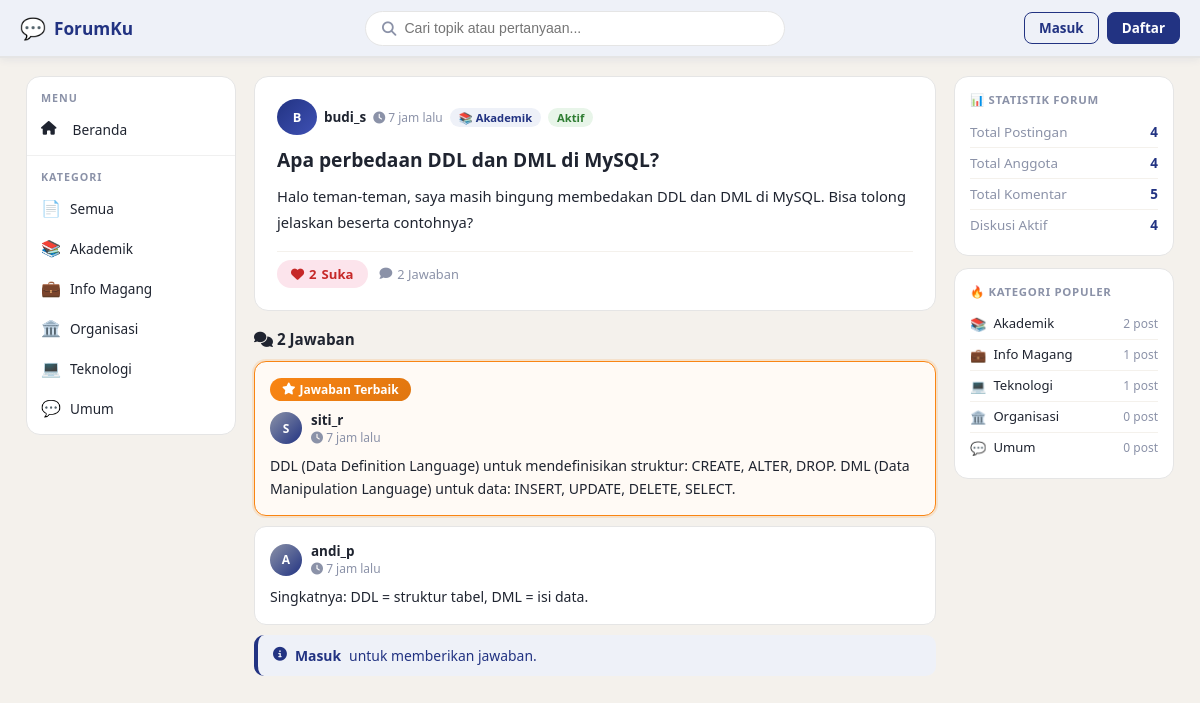
Page /post/detail.php?id=1 on the committed database.
### tables this page shows
CREATE TABLE tb_kategori (
    id_kategori INT AUTO_INCREMENT PRIMARY KEY,
    nama_kategori VARCHAR(50) NOT NULL UNIQUE,
    deskripsi TEXT,
    icon VARCHAR(10) DEFAULT '📁'
);

CREATE TABLE tb_postingan (
    id_post INT AUTO_INCREMENT PRIMARY KEY,
    id_user INT NOT NULL,
    id_kategori INT NOT NULL,
    judul VARCHAR(200) NOT NULL,
    isi_pertanyaan TEXT NOT NULL,
    status ENUM('open','closed') DEFAULT 'open',
    tgl_posting DATETIME DEFAULT CURRENT_TIMESTAMP,
    tgl_edit DATETIME NULL,
    FOREIGN KEY (id_user) REFERENCES tb_user(id_user) ON DELETE CASCADE,
    FOREIGN KEY (id_kategori) REFERENCES tb_kategori(id_kategori) ON DELETE RESTRICT
);

CREATE TABLE tb_user (
    id_user INT AUTO_INCREMENT PRIMARY KEY,
    username VARCHAR(50) NOT NULL UNIQUE,
    email VARCHAR(100) NOT NULL UNIQUE,
    password VARCHAR(255) NOT NULL,
    role ENUM('user','admin') DEFAULT 'user',
    tgl_daftar DATETIME DEFAULT CURRENT_TIMESTAMP
);

CREATE TABLE tb_komentar (
    id_komentar INT AUTO_INCREMENT PRIMARY KEY,
    id_post INT NOT NULL,
    id_user INT NOT NULL,
    isi_komentar TEXT NOT NULL,
    is_best_answer TINYINT(1) DEFAULT 0,
    tgl_komentar DATETIME DEFAULT CURRENT_TIMESTAMP,
    tgl_edit DATETIME NULL,
    FOREIGN KEY (id_post) REFERENCES tb_postingan(id_post) ON DELETE CASCADE,
    FOREIGN KEY (id_user) REFERENCES tb_user(id_user) ON DELETE CASCADE
);

### config/db.php (called while the page is built, shortened)
<?php
function clean($d)
{
    return htmlspecialchars(strip_tags(trim($d)));
}
function timeAgo($dt)
{
    $diff = (new DateTime())->diff(new DateTime($dt));
    if ($diff->h > 0) return $diff->h . ' jam lalu';
    return 'Baru saja';
}
function getInitial($u)
{
    return strtoupper(substr($u, 0, 1));
}

### post/detail.php (the view, shortened to what this page needs)
<?php
require_once $_SERVER['DOCUMENT_ROOT'].'/forum_diskusi/config/db.php';
$id = isset($_GET['id']) ? (int)$_GET['id'] : 0;
$post = mysqli_fetch_assoc(mysqli_query($conn,
  "SELECT p.*,u.username,k.nama_kategori,k.icon,
   (SELECT COUNT(*) FROM tb_like WHERE id_post=p.id_post) total_like,
   (SELECT COUNT(*) FROM tb_komentar WHERE id_post=p.id_post) total_komentar
   FROM tb_postingan p
   JOIN tb_user u ON u.id_user=p.id_user
   JOIN tb_kategori k ON k.id_kategori=p.id_kategori
   WHERE p.id_post=$id"));
$user_liked = false;
$koms = mysqli_query($conn,
  "SELECT k.*,u.username FROM tb_komentar k
   JOIN tb_user u ON u.id_user=k.id_user
   WHERE k.id_post=$id ORDER BY k.is_best_answer DESC, k.tgl_komentar ASC");
require_once $_SERVER['DOCUMENT_ROOT'].'/forum_diskusi/includes/header.php';
?>
<div class="detail-card">
  <div class="post-author-row" style="margin-bottom:10px;">
    <div class="post-avatar" style="width:36px;height:36px;font-size:.8rem;"><?= getInitial($post['username']) ?></div>
    <span class="post-author"><?= clean($post['username']) ?></span>
    <span class="post-time"><i class="fa fa-clock"></i> <?= timeAgo($post['tgl_posting']) ?></span>
    <span class="badge-kategori"><?= $post['icon'] ?> <?= clean($post['nama_kategori']) ?></span>
    <span class="badge-status-<?= $post['status'] ?>"><?= $post['status']==='open'?'Aktif':'Selesai' ?></span>
  </div>
  <h1 class="detail-title"><?= clean($post['judul']) ?></h1>
  <div class="detail-body"><?= clean($post['isi_pertanyaan']) ?></div>
  <div class="post-footer" style="margin-top:16px;">
    <button id="like-btn-<?= $id ?>" class="like-btn <?= $user_liked?'liked':'' ?>" onclick="toggleLike(<?= $id ?>)">
      <i class="fa fa-heart"></i> <span class="like-count"><?= $post['total_like'] ?></span> Suka
    </button>
    <span class="post-stat"><i class="fa fa-comment"></i> <?= $post['total_komentar'] ?> Jawaban</span>
  </div>
</div>
<div class="comments-section">
  <h2 style="font-size:.95rem;font-weight:700;color:#1F2430;margin-bottom:12px;"><i class="fa fa-comments"></i> <?= $post['total_komentar'] ?> Jawaban</h2>
  <?php if (mysqli_num_rows($koms)===0): ?>
  <div class="empty-state" style="padding:28px 0;">
    <div class="empty-icon">&#128172;</div>
    <h3>Belum ada jawaban</h3>
    <p>Jadilah yang pertama menjawab!</p>
  </div>
  <?php else: while($k=mysqli_fetch_assoc($koms)): ?>
  <div class="comment-card <?= $k['is_best_answer']?'best-answer':'' ?>">
    <?php if ($k['is_best_answer']): ?>
    <div class="best-answer-badge"><i class="fa fa-star"></i> Jawaban Terbaik</div>
    <?php endif; ?>
    <div class="comment-header">
      <div class="comment-user">
        <div class="comment-avatar"><?= getInitial($k['username']) ?></div>
        <div>
          <div class="comment-username"><?= clean($k['username']) ?></div>
          <div class="comment-time"><i class="fa fa-clock"></i> <?= timeAgo($k['tgl_komentar']) ?><?= $k['tgl_edit']?' (diedit)':'' ?></div>
        </div>
      </div>
    </div>
    <div class="comment-body"><?= clean($k['isi_komentar']) ?></div>
  </div>
  <?php endwhile; endif; ?>
</div>
<?php if (isset($_SESSION['user_id'])): ?>
<?php if ($post['status']==='open'): ?>
<div class="comment-form-card">
  <h3><i class="fa fa-reply"></i> Tulis Jawaban</h3>
  <form method="POST" action="<?= BASE_URL ?>/comment/store.php">
    <input type="hidden" name="id_post" value="<?= $id ?>">
    <div class="form-group">
      <textarea name="isi_komentar" class="form-control" rows="4" placeholder="Tulis jawaban atau komentarmu..." required></textarea>
    </div>
    <button type="submit" class="btn btn-primary"><i class="fa fa-paper-plane"></i> Kirim Jawaban</button>
  </form>
</div>
<?php else: ?>
<div class="alert alert-info"><i class="fa fa-lock"></i> Diskusi ini sudah ditutup. Tidak bisa menambah komentar baru.</div>
<?php endif; ?>
<?php else: ?>
<div class="alert alert-info"><i class="fa fa-info-circle"></i> <a href="<?= BASE_URL ?>/auth/login.php" style="color:#223382;font-weight:700;">Masuk</a> untuk memberikan jawaban.</div>
<?php endif; ?>
<?php require_once $_SERVER['DOCUMENT_ROOT'].'/forum_diskusi/includes/footer.php'; ?>

### includes/header.php (shortened to what this page needs)
<?php
$cur_page = basename($_SERVER['PHP_SELF']);
$cur_dir  = basename(dirname($_SERVER['PHP_SELF']));
$kat_q = mysqli_query($conn, "SELECT * FROM tb_kategori ORDER BY nama_kategori ASC");
?>
<!DOCTYPE html>
<html lang="id">
<head>
  <link rel="stylesheet" href="<?= BASE_URL ?>/assets/css/style.css">
  <link rel="stylesheet" href="https://cdnjs.cloudflare.com/ajax/libs/font-awesome/6.4.2/css/all.min.css">
</head>
<body>
<nav class="navbar">
  <a href="<?= BASE_URL ?>" class="navbar-brand">
    <span class="brand-icon">&#128172;</span>
    <span>ForumKu</span>
  </a>
  <form class="navbar-search" action="<?= BASE_URL ?>/index.php" method="GET">
    <span class="search-icon"><i class="fa fa-magnifying-glass"></i></span>
    <input type="text" name="q" placeholder="Cari topik atau pertanyaan..."
           value="<?= isset($_GET['q']) ? clean($_GET['q']) : '' ?>">
  </form>
  <div class="navbar-actions">
    <?php if (isset($_SESSION['user_id'])): ?>
      <a href="<?= BASE_URL ?>/post/create.php" class="btn-nav btn-nav-primary">
        <i class="fa fa-plus"></i> Buat Post
      </a>
      <div class="user-avatar" onclick="toggleDropdown()" id="userAvatar">
        <?= getInitial($_SESSION['username']) ?>
        <div class="user-dropdown" id="userDropdown">
          <a href="<?= BASE_URL ?>/profile.php"><i class="fa fa-user"></i> <?= clean($_SESSION['username']) ?></a>
          <?php if ($_SESSION['role'] === 'admin'): ?>
          <a href="<?= BASE_URL ?>/admin/index.php"><i class="fa fa-shield-halved"></i> Admin Panel</a>
          <?php endif; ?>
          <div class="divider"></div>
          <a href="<?= BASE_URL ?>/auth/logout.php" class="danger"><i class="fa fa-right-from-bracket"></i> Logout</a>
        </div>
      </div>
    <?php else: ?>
      <a href="<?= BASE_URL ?>/auth/login.php" class="btn-nav btn-nav-outline">Masuk</a>
      <a href="<?= BASE_URL ?>/auth/register.php" class="btn-nav btn-nav-primary">Daftar</a>
    <?php endif; ?>
  </div>
</nav>
<div class="layout">
  <aside class="sidebar">
    <div class="sidebar-section">
      <span class="sidebar-title">Menu</span>
      <nav class="sidebar-nav">
        <a href="<?= BASE_URL ?>/" class="<?= ($cur_page==='index.php' && $cur_dir!=='admin') ? 'active':'' ?>">
          <i class="fa fa-house"></i>&nbsp; Beranda
        </a>
      </nav>
    </div>
    <div class="sidebar-section">
      <span class="sidebar-title">Kategori</span>
      <nav>
        <a href="<?= BASE_URL ?>/" class="kategori-item <?= ($cur_page==='index.php'&&$cur_dir!=='admin'&&!isset($_GET['kat']))?'active':'' ?>">
          <span class="kat-icon">&#128196;</span>
          <span class="kat-name">Semua</span>
        </a>
        <?php while($kat=mysqli_fetch_assoc($kat_q)): ?>
        <a href="<?= BASE_URL ?>/?kat=<?= $kat['id_kategori'] ?>" class="kategori-item <?= (isset($_GET['kat'])&&(int)$_GET['kat']===(int)$kat['id_kategori'])?'active':'' ?>">
          <span class="kat-icon"><?= $kat['icon'] ?></span>
          <span class="kat-name"><?= clean($kat['nama_kategori']) ?></span>
        </a>
        <?php endwhile; ?>
      </nav>
    </div>
  </aside>
  <main class="main-content">

### includes/footer.php (shortened to what this page needs)
  </main>
  <aside class="right-panel">
    <?php
    $r_posts  = mysqli_fetch_assoc(mysqli_query($conn,"SELECT COUNT(*) c FROM tb_postingan"))['c'];
    $r_users  = mysqli_fetch_assoc(mysqli_query($conn,"SELECT COUNT(*) c FROM tb_user"))['c'];
    $r_koms   = mysqli_fetch_assoc(mysqli_query($conn,"SELECT COUNT(*) c FROM tb_komentar"))['c'];
    $r_open   = mysqli_fetch_assoc(mysqli_query($conn,"SELECT COUNT(*) c FROM tb_postingan WHERE status='open'"))['c'];
    ?>
    <div class="right-panel-card">
      <span class="right-panel-title">&#128202; Statistik Forum</span>
      <div class="stat-row"><span class="stat-row-label">Total Postingan</span><span class="stat-row-value"><?= $r_posts ?></span></div>
      <div class="stat-row"><span class="stat-row-label">Total Anggota</span><span class="stat-row-value"><?= $r_users ?></span></div>
      <div class="stat-row"><span class="stat-row-label">Total Komentar</span><span class="stat-row-value"><?= $r_koms ?></span></div>
      <div class="stat-row"><span class="stat-row-label">Diskusi Aktif</span><span class="stat-row-value"><?= $r_open ?></span></div>
    </div>
    <?php
    $top_kat = mysqli_query($conn,"SELECT k.id_kategori,k.nama_kategori,k.icon,COUNT(p.id_post) cnt FROM tb_kategori k LEFT JOIN tb_postingan p ON p.id_kategori=k.id_kategori GROUP BY k.id_kategori ORDER BY cnt DESC LIMIT 5");
    ?>
    <div class="right-panel-card">
      <span class="right-panel-title">&#128293; Kategori Populer</span>
      <?php while($tk=mysqli_fetch_assoc($top_kat)): ?>
      <a href="<?= BASE_URL ?>/?kat=<?= $tk['id_kategori'] ?>" class="top-category">
        <span><?= $tk['icon'] ?></span>
        <span class="top-category-name"><?= clean($tk['nama_kategori']) ?></span>
        <span class="top-category-count"><?= $tk['cnt'] ?> post</span>
      </a>
      <?php endwhile; ?>
    </div>
  </aside>
</div>
</body>
</html>

### rows in the picture
tb_kategori: icon "📚", nama_kategori "Akademik", cnt "2"
tb_kategori: icon "💼", nama_kategori "Info Magang", cnt "1"
tb_kategori: icon "🏛️", nama_kategori "Organisasi", cnt "0"
tb_kategori: icon "💻", nama_kategori "Teknologi", cnt "1"
tb_kategori: icon "💬", nama_kategori "Umum", cnt "0"
tb_postingan: id_user.username "B", id_user.username "budi_s", tgl_posting "7 jam lalu", id_kategori.icon "📚", id_kategori.nama_kategori "Akademik", judul "Apa perbedaan DDL dan DML di MySQL?", isi_pertanyaan "Halo teman-teman, saya masih bingung membedakan DDL dan DML di MySQL. Bisa tolong jelaskan beserta contohnya?"
tb_komentar: is_best_answer 1 (drawn), id_user.username "S", id_user.username "siti_r", tgl_komentar "7 jam lalu", isi_komentar "DDL (Data Definition Language) untuk mendefinisikan struktur: CREATE, ALTER, DROP. DML (Data Manipulation Language) untuk data: INSERT, UPDATE, DELETE, SELECT."
tb_komentar: id_user.username "A", id_user.username "andi_p", tgl_komentar "7 jam lalu", isi_komentar "Singkatnya: DDL = struktur tabel, DML = isi data."

### other values in the picture
$post['total_like'] "2"
$post['total_komentar'] "2"
$r_posts "4"
$r_users "4"
$r_koms "5"
$r_open "4"
